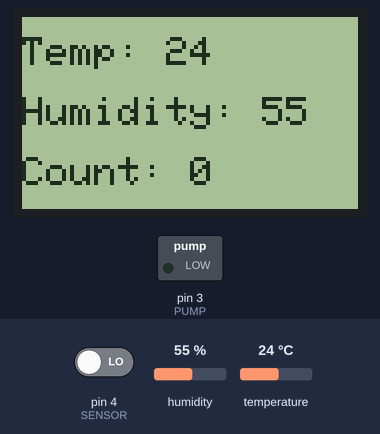
A sketch run on a simulated Arduino Uno, built with avr-gcc and run on an emulated ATmega328P. On the bench: 84×48 one-colour display, switched loads named in the sketch (green lamp = pin HIGH). Wiring (inferred from the names in the program): DHT11 sensor: data pin 5. The inputs (shaded band) are chosen by the test bench; at power-on: pin 4 (SENSOR) LOW, humidity 55 %, temperature 24 °C. Pins used as bus, display or sensor lines are not drawn; what the sketch prints to the serial monitor is not drawn.

Above: at 3.2 s.
3.3 s: pin 4 (SENSOR) driven HIGH
At 6.7 s:
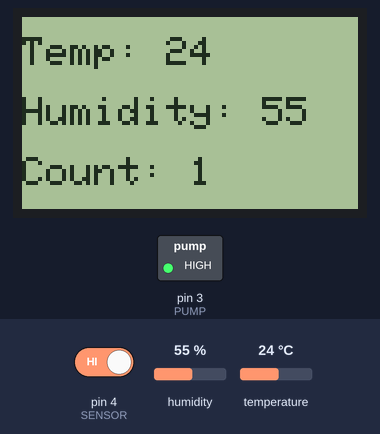
7.6 s: humidity set to 22 %
At 9.6 s:
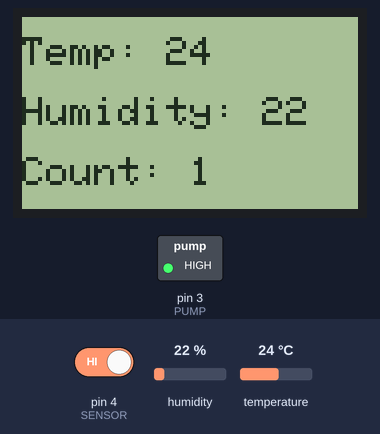
10.3 s: temperature set to 12 °C
At 13.0 s:
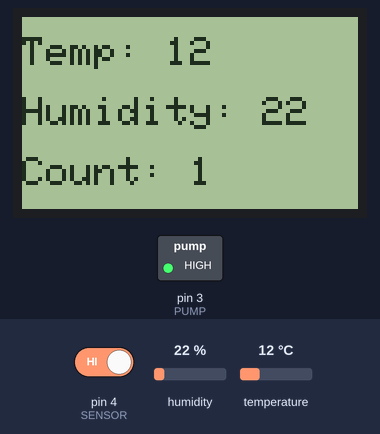
13.7 s: pin 4 (SENSOR) driven LOW
At 14.8 s:
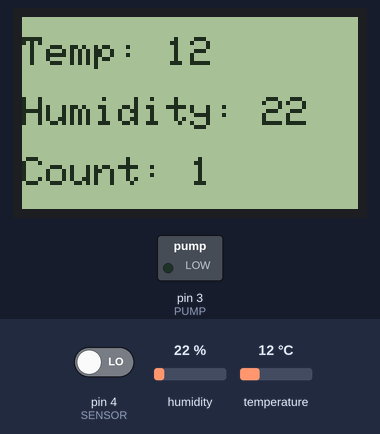
16.4 s: humidity set to 40 %
At 19.4 s:
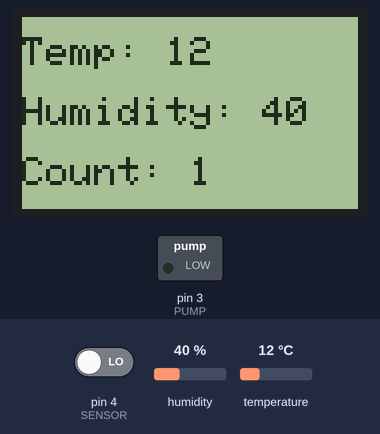
19.8 s: temperature set to 19 °C
At 21.1 s:
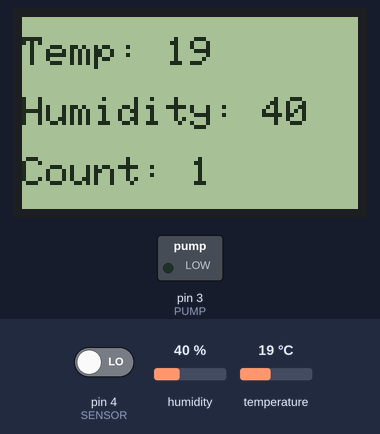
Timing chart, 0 to 22.8 s (numbered marks = the images above; inputs shaded):
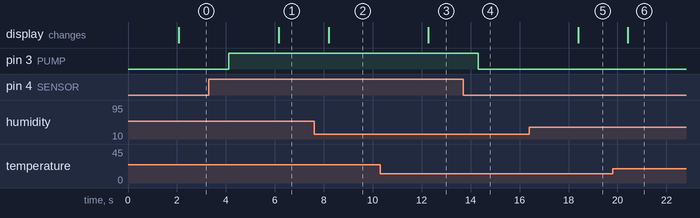

Measured:
- after the input at 3.3 s, pin 3 (PUMP): LOW → HIGH after 0.82 s; the display: changes after 2.9 s (image 1)
- after the input at 7.6 s, the display: changes after 0.60 s (image 2)
- after the input at 10.3 s, the display: changes after 2.0 s (image 3)
- after the input at 13.7 s, pin 3 (PUMP): HIGH → LOW after 0.61 s
- after the input at 16.4 s, the display: changes after 2.0 s (image 5)
- after the input at 19.8 s, the display: changes after 0.63 s (image 6)

The sketch:

plant_watering.ino
```cpp
#include <SPI.h>
#include <Adafruit_GFX.h>
#include <Adafruit_PCD8544.h>

#include <dht.h>
dht DHT;

Adafruit_PCD8544 display = Adafruit_PCD8544(13, 11, 12, 0, 10);
int SENSOR = 4;
int PUMP = 3;
int DHT11_PIN = 5;

int PUMPING_TIME_LIMIT = 30;

boolean isPumping = false;
int pumpingTime = 0;

int wateredCount = 0;

void setup() {
  Serial.begin(9600);
  pinMode(SENSOR, INPUT);
  digitalWrite(SENSOR, LOW);
  pinMode(PUMP, OUTPUT);

  display.begin();
  display.setContrast(60);
  display.clearDisplay();

  display.setTextSize(1);
  display.setTextColor(BLACK);

  display.setCursor(0,20);
  display.println("Guten Tag!");

  display.display();

  delay(2000);
}

void loop() {

  refreshData();

  if (isDry()) {
    if (pumpingTime > PUMPING_TIME_LIMIT) {
      stopWatering();
      return;
    }

    if (isPumping) {
      pumpingTime = pumpingTime + 2;
      Serial.println("Still pumping, incrementing the counter");
    } else {
      Serial.println("Plant is dry, start watering");
      wateredCount++;
      startWatering();
    }

  } else {
    stopWatering();
    Serial.println("Plant is OK");
  }

  delay(2000);
}

void startWatering() {
    digitalWrite(PUMP, HIGH);
    isPumping = true;
    pumpingTime = 0;
}

void stopWatering() {
    digitalWrite(PUMP, LOW);
    isPumping = false;
}

void refreshData() {

  int chk = DHT.read11(DHT11_PIN);

  char temperature[3];
  dtostrf(DHT.temperature, 2, 0, temperature);
  char humidity[3];
  dtostrf(DHT.humidity, 2, 0, humidity);

  display.clearDisplay();

  display.setCursor(0, 5);
  display.print("Temp: ");
  display.print(temperature);

  display.setCursor(0, 20);
  display.print("Humidity: ");
  display.print(humidity);

  display.setCursor(0, 35);
  display.print("Count: ");
  display.print(wateredCount);

  display.display();
}

boolean isDry() {
  return digitalRead(SENSOR);
}
```
